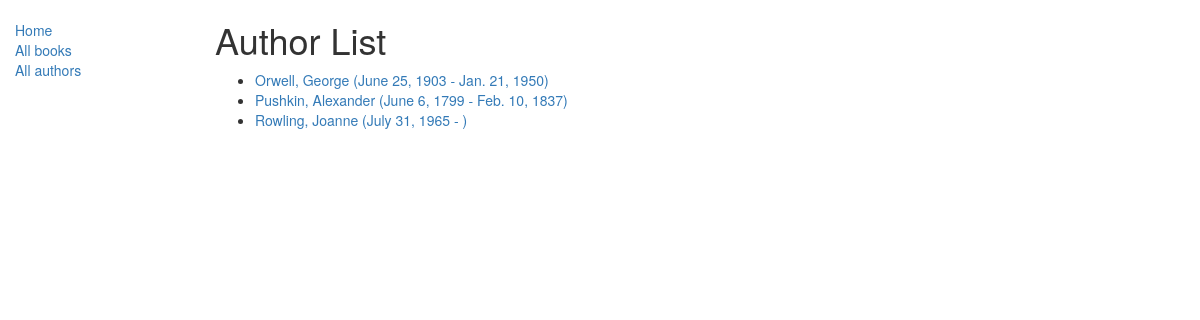
Screenshot of /catalog/authors/ with the database file from the repository.
### catalog/models.py (models this page shows)
class Author(models.Model):
    first_name = models.CharField(max_length=100)
    last_name = models.CharField(max_length=100)
    date_of_birth = models.DateField(null=True, blank=True)
    date_of_death = models.DateField("Died", null=True, blank=True)
    class Meta:
        ordering = ['last_name', 'first_name']
    def get_absolute_url(self):
        return reverse("author-detail", args=[str(self.id)])
    def __str__(self):
        return f"{self.last_name}, {self.first_name}"

### catalog/views.py (the view)
class AuthorListView(generic.ListView):
    model = Author
    paginate_by = 10

### catalog/templates/catalog/author_list.html
{% extends "base_generic.html" %}
{% block content %}
    <h1>Author List</h1>
    {% if author_list %}
    <ul>
    {% for author in author_list %}
        <li>
        <a href="{{ author.get_absolute_url }}">
        {{ author }} ({{author.date_of_birth}} - {% if author.date_of_death %}{{author.date_of_death}}{% endif %})
        </a>
        </li>
    {% endfor %}
    </ul>
    {% else %}
    <p>There are no authors available.</p>
    {% endif %}
{% endblock %}

### rows the page displays
Author: last_name+first_name "Orwell, George", date_of_birth "June 25, 1903", date_of_death "Jan. 21, 1950"
Author: last_name+first_name "Pushkin, Alexander", date_of_birth "June 6, 1799", date_of_death "Feb. 10, 1837"
Author: last_name+first_name "Rowling, Joanne", date_of_birth "July 31, 1965"
